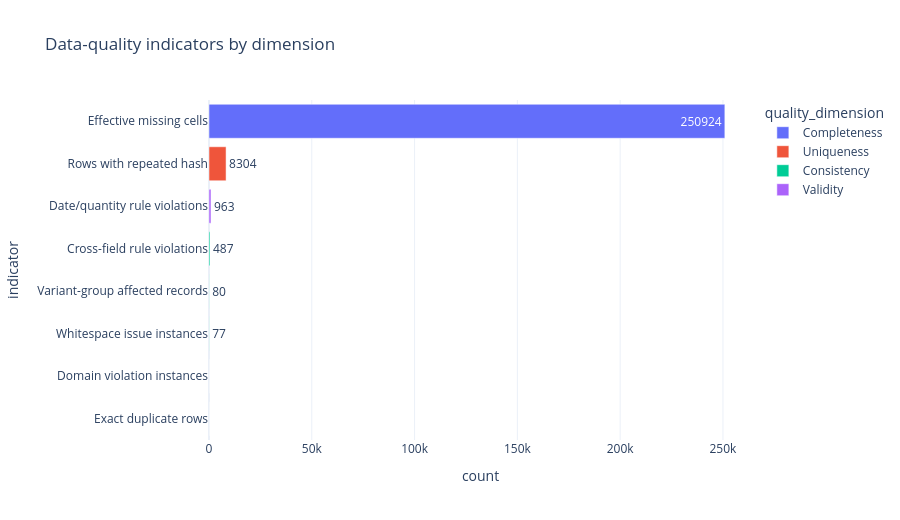

Write notebook code for a chart like this one.
### Markdown cell above
## 2.13 Interactive quality dashboard

This summary combines the principal diagnostic classes. Counts are indicators for prioritization and must not be summed as unique defective records because a record may violate multiple rules.

### Code cell
if df is not None:
    dashboard_rows = []
    dashboard_rows.append({"quality_dimension": "Completeness", "indicator": "Effective missing cells", "count": int(completeness_profile["effective_missing"].sum())})
    dashboard_rows.append({"quality_dimension": "Uniqueness", "indicator": "Exact duplicate rows", "count": int(exact_duplicate_mask.sum())})
    if "hash" in df.columns:
        dashboard_rows.append({"quality_dimension": "Uniqueness", "indicator": "Rows with repeated hash", "count": int((df["hash"].notna() & df["hash"].duplicated(keep=False)).sum())})
    dashboard_rows.append({"quality_dimension": "Consistency", "indicator": "Whitespace issue instances", "count": int(whitespace_issues["records"].sum()) if not whitespace_issues.empty else 0})
    dashboard_rows.append({"quality_dimension": "Consistency", "indicator": "Variant-group affected records", "count": int(category_variants["records"].sum()) if not category_variants.empty else 0})
    dashboard_rows.append({"quality_dimension": "Validity", "indicator": "Domain violation instances", "count": int(domain_violations["records"].sum()) if not domain_violations.empty else 0})
    dashboard_rows.append({"quality_dimension": "Validity", "indicator": "Date/quantity rule violations", "count": int(validity_checks["violations"].sum()) if not validity_checks.empty else 0})
    dashboard_rows.append({"quality_dimension": "Consistency", "indicator": "Cross-field rule violations", "count": int(business_rule_checks["violations"].sum()) if not business_rule_checks.empty else 0})
    quality_dashboard = pd.DataFrame(dashboard_rows)

    fig = px.bar(
        quality_dashboard, x="count", y="indicator", orientation="h",
        color="quality_dimension", text="count", height=520,
        title="Data-quality indicators by dimension"
    )
    fig.update_layout(template="plotly_white", yaxis={"categoryorder": "total ascending"})
    fig.show()
    display(quality_dashboard)

### Figure 1 — Plotly figure (JSON) as saved in the notebook; plotly's stock layout.template omitted (floating-point values rounded to 4 significant figures)
{"data": [{"hovertemplate": "quality_dimension=Completeness<br>count=%{text}<br>indicator=%{y}<extra></extra>", "legendgroup": "Completeness", "marker": {"color": "#636efa", "pattern": {"shape": ""}}, "name": "Completeness", "orientation": "h", "showlegend": true, "text": [250900.0], "textposition": "auto", "type": "bar", "x": [250924], "xaxis": "x", "y": ["Effective missing cells"], "yaxis": "y"}, {"hovertemplate": "quality_dimension=Uniqueness<br>count=%{text}<br>indicator=%{y}<extra></extra>", "legendgroup": "Uniqueness", "marker": {"color": "#EF553B", "pattern": {"shape": ""}}, "name": "Uniqueness", "orientation": "h", "showlegend": true, "text": [0.0, 8304.0], "textposition": "auto", "type": "bar", "x": [0, 8304], "xaxis": "x", "y": ["Exact duplicate rows", "Rows with repeated hash"], "yaxis": "y"}, {"hovertemplate": "quality_dimension=Consistency<br>count=%{text}<br>indicator=%{y}<extra></extra>", "legendgroup": "Consistency", "marker": {"color": "#00cc96", "pattern": {"shape": ""}}, "name": "Consistency", "orientation": "h", "showlegend": true, "text": [77.0, 80.0, 487.0], "textposition": "auto", "type": "bar", "x": [77, 80, 487], "xaxis": "x", "y": ["Whitespace issue instances", "Variant-group affected records", "Cross-field rule violations"], "yaxis": "y"}, {"hovertemplate": "quality_dimension=Validity<br>count=%{text}<br>indicator=%{y}<extra></extra>", "legendgroup": "Validity", "marker": {"color": "#ab63fa", "pattern": {"shape": ""}}, "name": "Validity", "orientation": "h", "showlegend": true, "text": [0.0, 963.0], "textposition": "auto", "type": "bar", "x": [0, 963], "xaxis": "x", "y": ["Domain violation instances", "Date/quantity rule violations"], "yaxis": "y"}], "layout": {"barmode": "relative", "height": 520, "legend": {"title": {"text": "quality_dimension"}, "tracegroupgap": 0}, "title": {"text": "Data-quality indicators by dimension"}, "xaxis": {"anchor": "y", "domain": [0, 1], "title": {"text": "count"}}, "yaxis": {"anchor": "x", "categoryorder": "total ascending", "domain": [0, 1], "title": {"text": "indicator"}}}}
